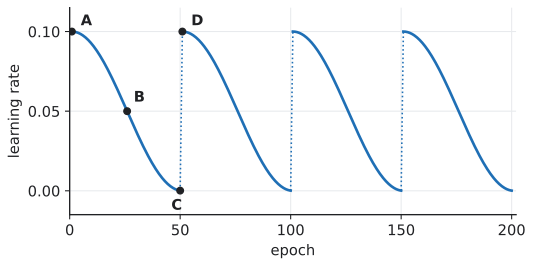

The Python source for this figure:
"""Cyclic cosine learning-rate schedule of a snapshot ensemble with four marked points.

Drawn for ml-recall after the schedule in Deep Learning Interviews (arXiv 2201.00650v2), Ch. 6,
PRB-156, Fig. 6.10, using Eq. (2) of Huang et al. (2017), Snapshot Ensembles: alpha_0 = 0.1,
T = 200 epochs, M = 4 cycles of 50 epochs. Not copied from the book.
"""

import math

import matplotlib.pyplot as plt
import numpy as np

from mlrecall.figstyle import BLUE, INK, save

A0, T, M = 0.1, 200, 4
L = math.ceil(T / M)


def lr(t: float) -> float:
    return A0 / 2 * (math.cos(math.pi * ((t - 1) % L) / L) + 1)


fig, ax = plt.subplots(figsize=(6.0, 2.8))
for k in range(M):  # one smooth cosine arc per cycle, dotted jumps at the restarts
    ts = np.linspace(k * L + 1, (k + 1) * L, 200)
    ax.plot(ts, [lr(t) for t in ts], color=BLUE)
    if k:
        ax.plot([k * L, k * L + 1], [lr(k * L), A0], color=BLUE, lw=1.2, ls=":")
points = {"A": 1, "B": 26, "C": 50, "D": 51}
for name, t in points.items():
    y = lr(t)
    ax.plot(t, y, "o", color=INK, markersize=5, zorder=3)
    dx, dy = {"A": (4, 0.004), "B": (3, 0.006), "C": (-4, -0.012), "D": (4, 0.004)}[name]
    ax.text(t + dx, y + dy, name, fontsize=11, color=INK, fontweight="bold")
assert abs(lr(26) - 0.05) < 1e-12 and lr(50) < 1e-3 and lr(51) == A0
ax.set(xlabel="epoch", ylabel="learning rate", xlim=(0, T + 2), ylim=(-0.015, 0.115))
ax.set_xticks([0, 50, 100, 150, 200])
ax.set_yticks([0, 0.05, 0.1])
ax.grid(True, zorder=0)
save(fig, __file__)
